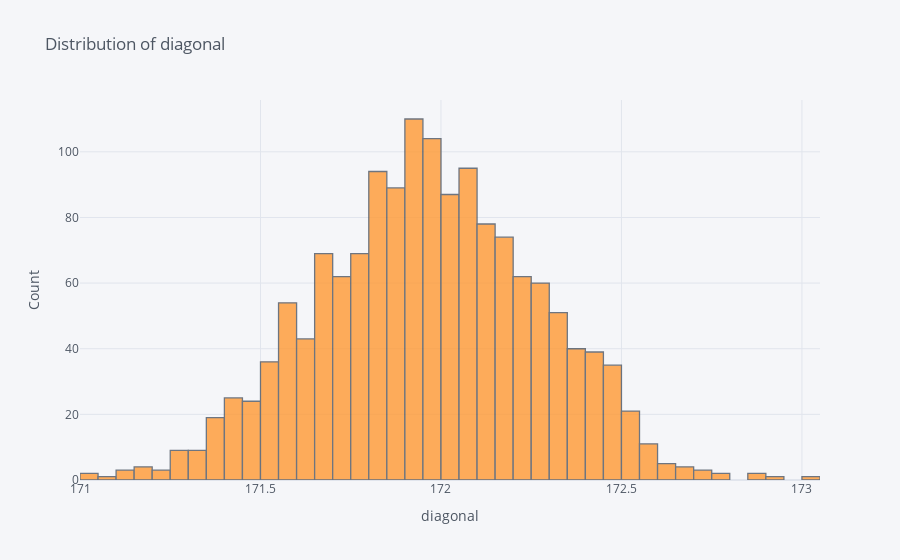

Write notebook code for a chart like this one.
### Code cell
def distr(data,title,xlabel,ylabel):
    data.iplot(kind='hist',title=title,xTitle=xlabel,yTitle=ylabel)
distr(data=df['diagonal'],title='Distribution of diagonal',xlabel='diagonal',ylabel='Count')

### Figure 1 — Plotly figure (JSON) as saved in the notebook; plotly's stock layout.template omitted (floating-point values rounded to 4 significant figures; data arrays with more than 128 entries replaced by an {"elided": "..."} marker saying what was removed)
{"data": [{"histfunc": "count", "histnorm": "", "marker": {"color": "rgba(255, 153, 51, 1.0)", "line": {"color": "#4D5663", "width": 1.3}}, "name": "diagonal", "opacity": 0.8, "orientation": "v", "type": "histogram", "x": {"elided": "1500 float values"}}], "layout": {"barmode": "overlay", "legend": {"bgcolor": "#F5F6F9", "font": {"color": "#4D5663"}}, "paper_bgcolor": "#F5F6F9", "plot_bgcolor": "#F5F6F9", "title": {"font": {"color": "#4D5663"}, "text": "Distribution of diagonal"}, "xaxis": {"gridcolor": "#E1E5ED", "showgrid": true, "tickfont": {"color": "#4D5663"}, "title": {"font": {"color": "#4D5663"}, "text": "diagonal"}, "zerolinecolor": "#E1E5ED"}, "yaxis": {"gridcolor": "#E1E5ED", "showgrid": true, "tickfont": {"color": "#4D5663"}, "title": {"font": {"color": "#4D5663"}, "text": "Count"}, "zerolinecolor": "#E1E5ED"}}}
